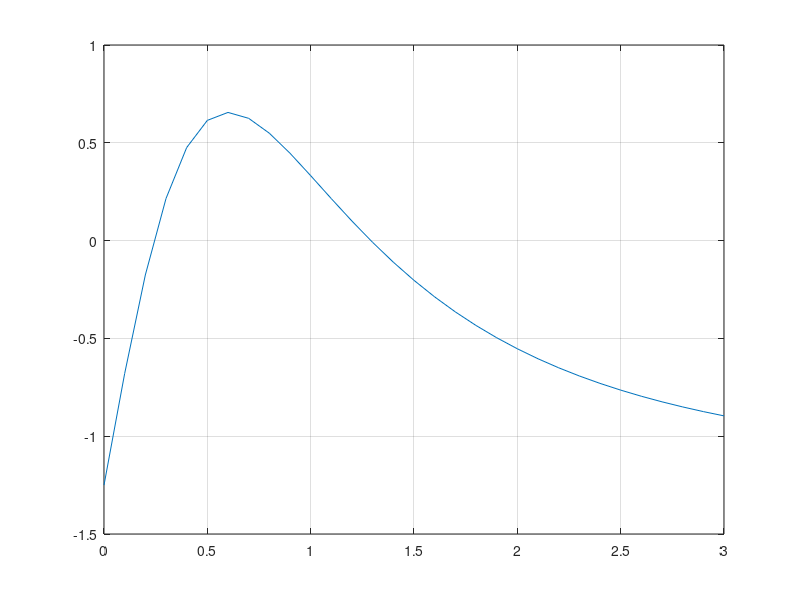

Here is the MATLAB script that generated this plot: (Note: this script raises an error after producing the figure.)
clc;
clear;
e = 8.9*10^-12;
F = 1.25;
Q = 2*10^-5;
q = 2*10^-5;
a = 0.85;
func = @(x) ((1./(4.*pi.*e)).*((q.*Q.*x)./((x.^2+a.^2).^(3/2))))-F;
range = 0:0.1:3;
plot(range,func(range));
grid on;
%roots around x=0.245 and x=1.292
roots(1:2);
roots(1) = fzero(func,0.245);
roots(2) = fzero(func,1.292);
disp("Root: "+roots);
